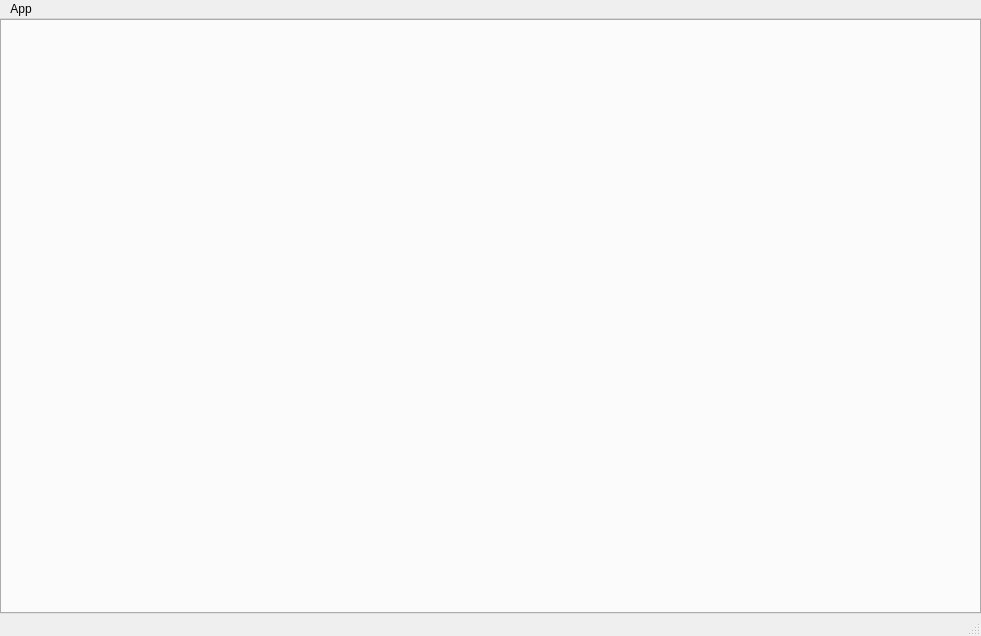
<?xml version="1.0" encoding="UTF-8"?>
<ui version="4.0">
 <class>MainWindow</class>
 <widget class="QMainWindow" name="MainWindow">
  <property name="geometry">
   <rect>
    <x>0</x>
    <y>0</y>
    <width>981</width>
    <height>636</height>
   </rect>
  </property>
  <property name="windowTitle">
   <string>MainWindow</string>
  </property>
  <widget class="QWidget" name="centralwidget">
   <property name="sizePolicy">
    <sizepolicy hsizetype="Expanding" vsizetype="Expanding">
     <horstretch>0</horstretch>
     <verstretch>0</verstretch>
    </sizepolicy>
   </property>
   <layout class="QVBoxLayout" name="verticalLayout">
    <property name="spacing">
     <number>0</number>
    </property>
    <property name="leftMargin">
     <number>0</number>
    </property>
    <property name="topMargin">
     <number>0</number>
    </property>
    <property name="rightMargin">
     <number>0</number>
    </property>
    <property name="bottomMargin">
     <number>0</number>
    </property>
    <item>
     <widget class="QTabWidget" name="tabWidget">
      <property name="currentIndex">
       <number>-1</number>
      </property>
     </widget>
    </item>
   </layout>
  </widget>
  <widget class="QMenuBar" name="menuBar">
   <property name="geometry">
    <rect>
     <x>0</x>
     <y>0</y>
     <width>981</width>
     <height>21</height>
    </rect>
   </property>
   <widget class="QMenu" name="menuApp">
    <property name="title">
     <string>App</string>
    </property>
    <addaction name="actionMinimize"/>
    <addaction name="actionMaximize"/>
    <addaction name="actionExit"/>
   </widget>
   <addaction name="menuApp"/>
  </widget>
  <widget class="QStatusBar" name="statusBar"/>
  <action name="actionMinimize">
   <property name="text">
    <string>Minimize</string>
   </property>
  </action>
  <action name="actionExit">
   <property name="text">
    <string>Exit</string>
   </property>
  </action>
  <action name="actionMaximize">
   <property name="text">
    <string>Maximize</string>
   </property>
  </action>
 </widget>
 <resources/>
 <connections/>
</ui>
